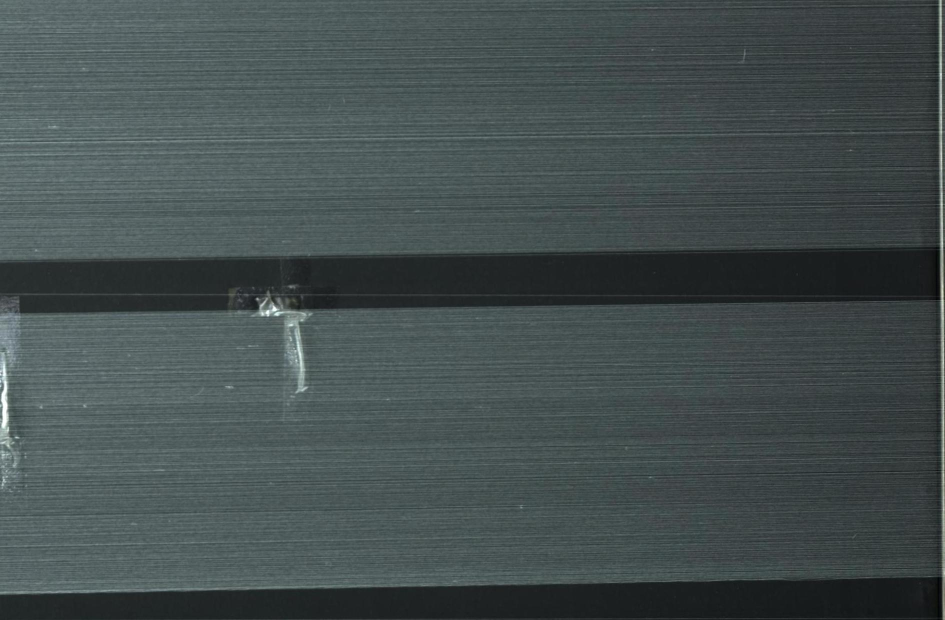
#> input picture seriplane/data/1.jpeg, 1890 x 1240 px (shown at 1/2 size); its folder holds only this picture in this run
$ python crop.py
#> lines starting #> are read from the running program, lines starting #| are printed output that depends on the picture
import os
import cv2
import numpy as np
from PIL import Image

# ===================== USER SETTINGS =====================
INPUT_DIR  = "./data"      # folder with original images
OUTPUT_DIR = "./preprocessed"     # folder to save results

smooth_kernel = 31               # odd number
min_height_px = 8                # minimum height of a valid strip
padding_px = 6                   # padding above & below strip
max_strips = 2                   # expected strips per image

use_manual_threshold = True
manual_thr_value = 65             # brightness threshold

target_width = 1100              # final width after rotate+resize
rotate_clockwise = True          # True = -90°, False = +90°
# ========================================================

VALID_EXTS = {".png", ".jpg", ".jpeg", ".bmp", ".tif", ".tiff"}

os.makedirs(OUTPUT_DIR, exist_ok=True)

def process_image(image_path):
#> called with image_path = './data/1.jpeg'
    filename = os.path.basename(image_path)
    name, ext = os.path.splitext(filename)

    if ext.lower() not in VALID_EXTS:
        return

    img_bgr = cv2.imread(image_path)
#> img_bgr is the input picture: shape (1240, 1890, 3); mean B, G, R 79.1, 78.7, 68.1
    if img_bgr is None:
        print(f"[WARN] Cannot read {filename}")
        return

    img_rgb = cv2.cvtColor(img_bgr, cv2.COLOR_BGR2RGB)
    H, W = img_rgb.shape[:2]
#> H = 1240; W = 1890
    print(f"\nProcessing: {filename} ({W}x{H})")
#| Processing: 1.jpeg (1890x1240)

    gray = cv2.cvtColor(img_rgb, cv2.COLOR_RGB2GRAY)

    # ---- ROW AVERAGING ----
    row_mean = gray.mean(axis=1).astype(np.float32)
#> row_mean = 1240 values, max 87.29 at index 736, min 31.16 at index 1232, mean 75.59

    k = smooth_kernel if smooth_kernel % 2 == 1 else smooth_kernel + 1
    row_smooth = cv2.GaussianBlur(row_mean.reshape(-1, 1), (1, k), 0).flatten()
#> row_smooth = 1240 values, max 86.03 at index 736, min 31.76 at index 1222, mean 75.59

    # ---- THRESHOLD ----
    if use_manual_threshold:
        thr = manual_thr_value
    else:
        thr = row_smooth.mean() + 0.6 * row_smooth.std()

    bright_rows = np.where(row_smooth > thr)[0]
#> bright_rows = 1060 values from 0 to 1170

    if len(bright_rows) == 0:
        print("  No bright rows found — skipping")
        return

    # ---- GROUP ROWS INTO STRIPS ----
    splits = np.where(np.diff(bright_rows) != 1)[0] + 1
#> splits = [506]
    bands = np.split(bright_rows, splits)
#> bands = 2 items

    valid = []
    for b in bands:
        if len(b) >= min_height_px:
            valid.append((b[0], b[-1], len(b)))
#> this loop made 2 passes
#> after the loop, valid = [(0, 505, 506), (617, 1170, 554)]

    if not valid:
        print("  No valid horizontal strips — skipping")
        return

    # Keep largest strips
    valid = sorted(valid, key=lambda x: x[2], reverse=True)[:max_strips]
#> valid = [(617, 1170, 554), (0, 505, 506)]
    valid = sorted(valid, key=lambda x: x[0])
#> valid = [(0, 505, 506), (617, 1170, 554)]

    # ---- PROCESS EACH STRIP ----
    for idx, (y0, y1, _) in enumerate(valid, start=1):
        yy0 = max(0, y0 - padding_px)
        yy1 = min(H, y1 + padding_px + 1)

        crop = img_rgb[yy0:yy1, :]

        pil_img = Image.fromarray(crop)

        angle = -90 if rotate_clockwise else 90
        rot = pil_img.rotate(angle, expand=True)

        w, h = rot.size
        scale = target_width / w
        new_h = int(h * scale)
        resized = rot.resize((target_width, new_h), Image.LANCZOS)

        out_name = f"{name}_{idx}{ext}"
        out_path = os.path.join(OUTPUT_DIR, out_name)
        resized.save(out_path)

        print(f"  Saved → {out_name} ({target_width}x{new_h})")
#> this loop made 2 passes
#> (idx, y0, y1, yy0, yy1, angle, w, h) on passes 1 to 2: (1, 0, 505, 0, 512, -90, 512, 1890), (2, 617, 1170, 611, 1177, -90, 566, 1890)
#|   Saved → 1_1.jpeg (1100x4060)
#|   Saved → 1_2.jpeg (1100x3673)
#> pass 1, in process_image, `crop = img_rgb[yy0:yy1, :]`:
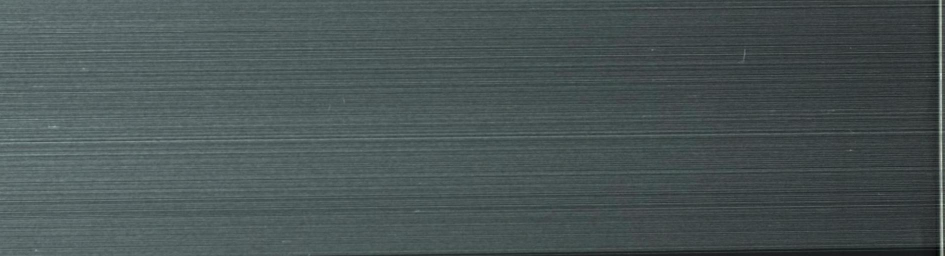
#> crop: shape (512, 1890, 3) (shown at 1/2 size); mean R, G, B 73.1, 84.5, 85
#> pass 1, in process_image, `rot = pil_img.rotate(angle, expand=True)`:
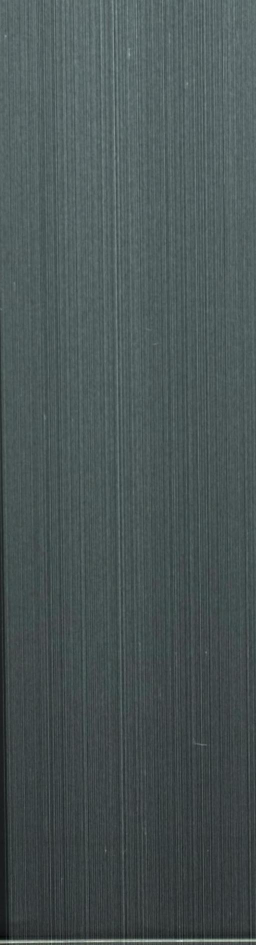
#> rot: PIL image 512x1890 RGB (shown at 1/2 size); mean R, G, B 73.1, 84.5, 85
#> pass 2, in process_image, `crop = img_rgb[yy0:yy1, :]`:
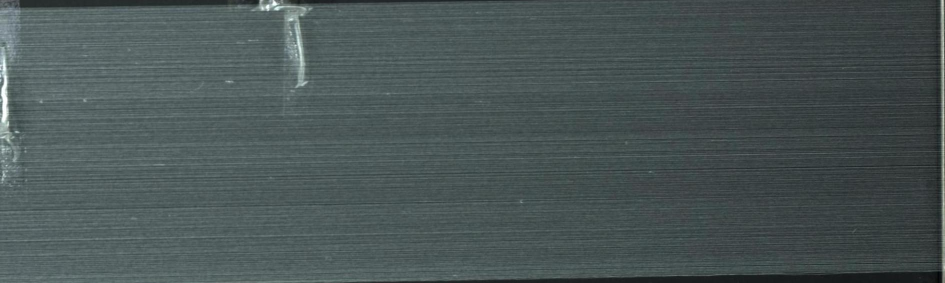
#> crop: shape (566, 1890, 3) (shown at 1/2 size); mean R, G, B 73.2, 84.8, 85
#> after the loop:
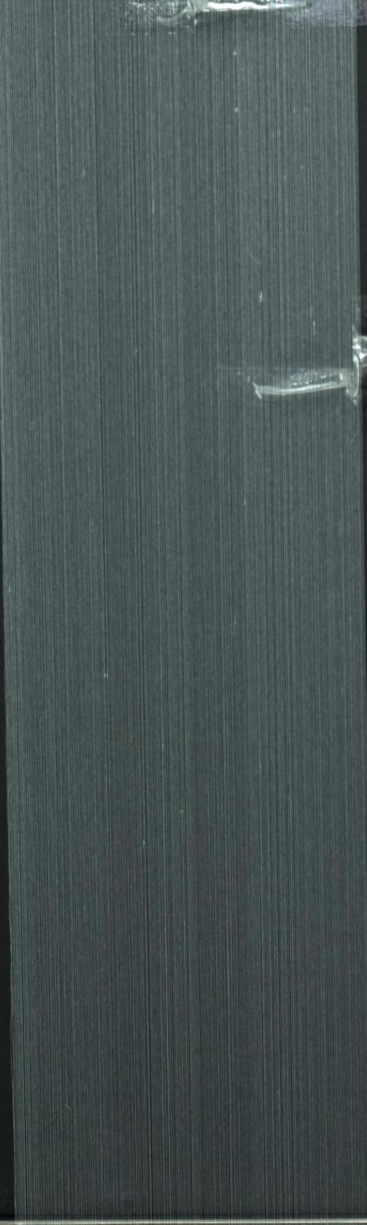
#> resized: PIL image 1100x3673 RGB (shown at 1/3 size); mean R, G, B 73.2, 84.8, 85


def main():
    files = sorted(os.listdir(INPUT_DIR))
    print(f"Found {len(files)} files in '{INPUT_DIR}'")

    for f in files:
        path = os.path.join(INPUT_DIR, f)
        if os.path.isfile(path):
            process_image(path)

    print("\n✅ DONE")
    print("Input folder :", INPUT_DIR)
    print("Output folder:", OUTPUT_DIR)
#| Output folder: ./preprocessed


if __name__ == "__main__":
    main()

$ run again, on seriplane/data/u1800_20260314_151627.jpg
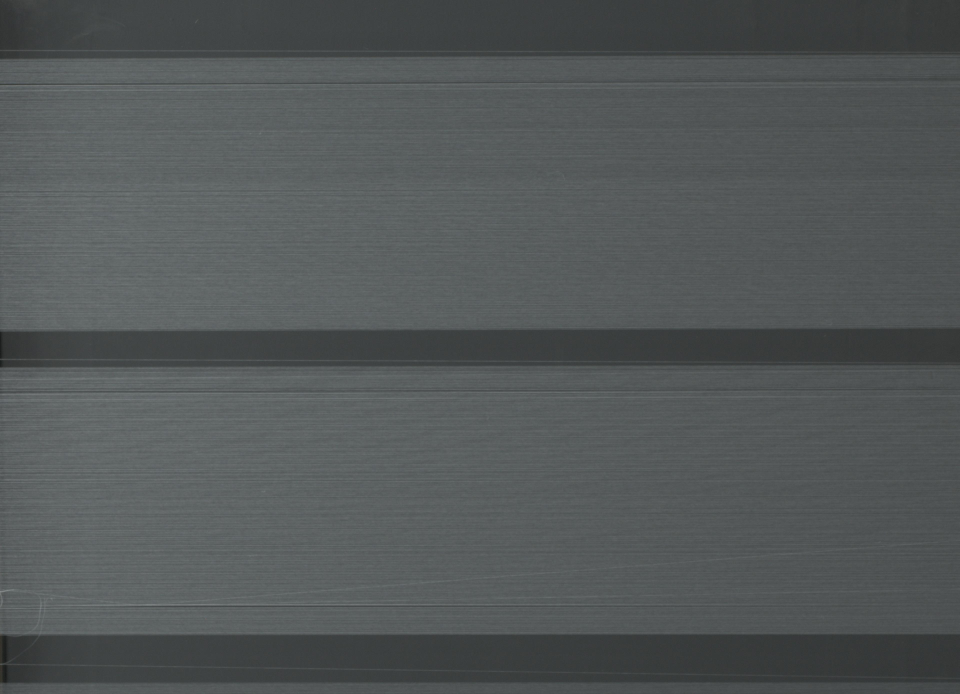
#> input picture seriplane/data/u1800_20260314_151627.jpg, 3838 x 2776 px (shown at 1/4 size)
#> in process_image, img_bgr is the input picture: shape (2776, 3838, 3); mean B, G, R 88, 87.4, 82.9
#| Processing: u1800_20260314_151627.jpg (3838x2776)
#> row_mean = 2776 values, max 103.7 at index 2418, min 60.51 at index 2611, mean 86.14
#> row_smooth = 2776 values, max 96.6 at index 1593, min 60.59 at index 2608, mean 86.14
#> bright_rows = 2293 values from 196 to 2775
#> splits = [1133, 2243]
#> bands = 3 items
#> the loop in process_image, `for b in bands:` made 3 passes
#> after the loop in process_image, `for b in bands:`: valid = [(196, 1328, 1133), (1435, 2544, 1110), (2726, 2775, 50)]
#> in process_image, `valid = sorted(valid, key=lambda x: x[2], reverse=True)[:max_strips]`: valid = [(196, 1328, 1133), (1435, 2544, 1110)]
#> the loop in process_image, `for idx, (y0, y1, _) in enumerate(valid, start=1):` made 2 passes
#> (idx, y0, y1, yy0, yy1, angle, w, h) on passes 1 to 2: (1, 196, 1328, 190, 1335, -90, 1145, 3838), (2, 1435, 2544, 1429, 2551, -90, 1122, 3838)
#> (printed output is left out)
#> pass 1, in process_image, `crop = img_rgb[yy0:yy1, :]`:
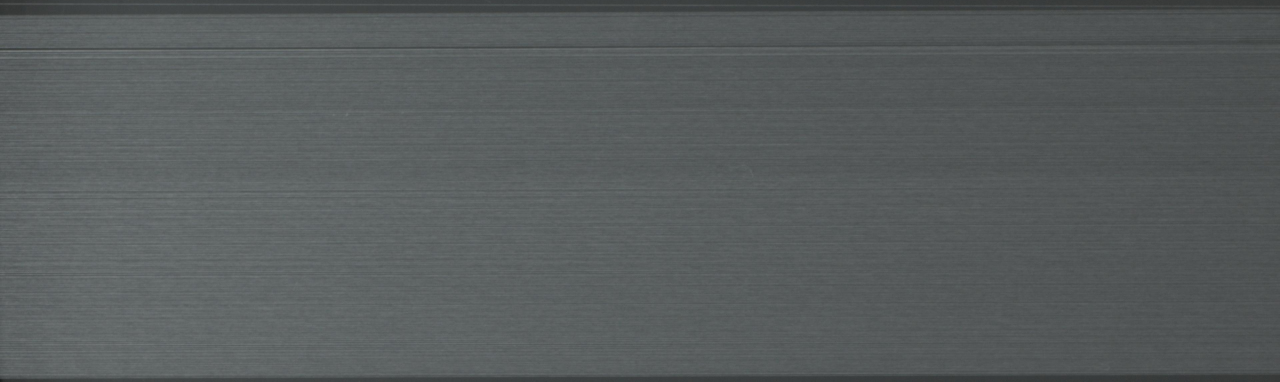
#> crop: shape (1145, 3838, 3) (shown at 1/3 size); mean R, G, B 87.5, 92.3, 92.9
#> pass 1, in process_image, `rot = pil_img.rotate(angle, expand=True)`:
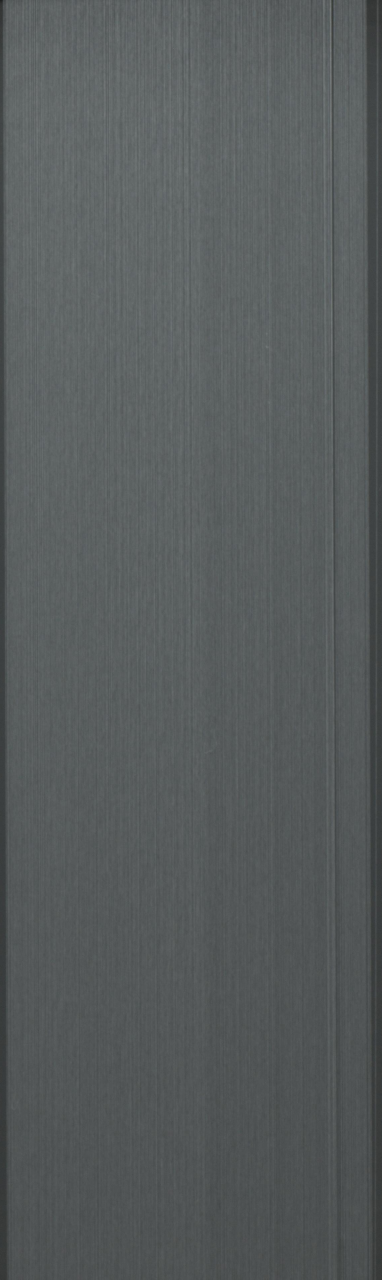
#> rot: PIL image 1145x3838 RGB (shown at 1/3 size); mean R, G, B 87.5, 92.3, 92.9
#| Output folder: ./preprocessed
